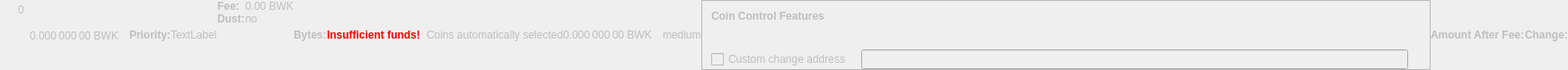
    <widget class="QWidget" name="dummyHideWidget" native="true">
     <property name="enabled">
      <bool>false</bool>
     </property>
     <property name="maximumSize">
      <size>
       <width>100</width>
       <height>22</height>
      </size>
     </property>
     <layout class="QHBoxLayout" name="dummyHideLayout">
      <property name="spacing">
       <number>0</number>
      </property>
      <property name="leftMargin">
       <number>0</number>
      </property>
      <property name="topMargin">
       <number>0</number>
      </property>
      <property name="rightMargin">
       <number>0</number>
      </property>
      <property name="bottomMargin">
       <number>0</number>
      </property>
      <item>
       <layout class="QFormLayout" name="formLayoutCoinControl1">
        <property name="horizontalSpacing">
         <number>10</number>
        </property>
        <property name="verticalSpacing">
         <number>14</number>
        </property>
        <property name="leftMargin">
         <number>10</number>
        </property>
        <property name="topMargin">
         <number>4</number>
        </property>
        <property name="rightMargin">
         <number>6</number>
        </property>
        <item row="0" column="1">
         <widget class="QLabel" name="labelCoinControlBytes">
          <property name="cursor">
           <cursorShape>IBeamCursor</cursorShape>
          </property>
          <property name="contextMenuPolicy">
           <enum>Qt::ActionsContextMenu</enum>
          </property>
          <property name="text">
           <string notr="true">0</string>
          </property>
          <property name="textInteractionFlags">
           <set>Qt::LinksAccessibleByMouse|Qt::TextSelectableByKeyboard|Qt::TextSelectableByMouse</set>
          </property>
         </widget>
        </item>
       </layout>
      </item>
      <item>
       <widget class="QLabel" name="labelCoinControlAfterFee">
        <property name="enabled">
         <bool>false</bool>
        </property>
        <property name="sizePolicy">
         <sizepolicy hsizetype="Fixed" vsizetype="Fixed">
          <horstretch>0</horstretch>
          <verstretch>0</verstretch>
         </sizepolicy>
        </property>
        <property name="minimumSize">
         <size>
          <width>111</width>
          <height>12</height>
         </size>
        </property>
        <property name="maximumSize">
         <size>
          <width>111</width>
          <height>12</height>
         </size>
        </property>
        <property name="cursor">
         <cursorShape>IBeamCursor</cursorShape>
        </property>
        <property name="contextMenuPolicy">
         <enum>Qt::ActionsContextMenu</enum>
        </property>
        <property name="text">
         <string notr="true">0.000 000 00 BWK</string>
        </property>
        <property name="textInteractionFlags">
         <set>Qt::LinksAccessibleByMouse|Qt::TextSelectableByKeyboard|Qt::TextSelectableByMouse</set>
        </property>
       </widget>
      </item>
      <item>
       <widget class="QLabel" name="labelCoinControlPriorityText">
        <property name="enabled">
         <bool>false</bool>
        </property>
        <property name="font">
         <font>
          <weight>75</weight>
          <bold>true</bold>
         </font>
        </property>
        <property name="text">
         <string>Priority:</string>
        </property>
       </widget>
      </item>
      <item>
       <layout class="QHBoxLayout" name="horizontalLayout">
        <item>
         <widget class="QLabel" name="WarningLabel">
          <property name="text">
           <string>TextLabel</string>
          </property>
         </widget>
        </item>
       </layout>
      </item>
      <item>
       <layout class="QFormLayout" name="formLayoutCoinControl3">
        <property name="horizontalSpacing">
         <number>0</number>
        </property>
        <property name="verticalSpacing">
         <number>0</number>
        </property>
        <property name="leftMargin">
         <number>0</number>
        </property>
        <property name="topMargin">
         <number>0</number>
        </property>
        <property name="rightMargin">
         <number>0</number>
        </property>
        <item row="0" column="0">
         <widget class="QLabel" name="labelCoinControlFeeText">
          <property name="enabled">
           <bool>false</bool>
          </property>
          <property name="font">
           <font>
            <weight>75</weight>
            <bold>true</bold>
           </font>
          </property>
          <property name="text">
           <string>Fee:</string>
          </property>
          <property name="margin">
           <number>0</number>
          </property>
         </widget>
        </item>
        <item row="0" column="1">
         <widget class="QLabel" name="labelCoinControlFee">
          <property name="enabled">
           <bool>false</bool>
          </property>
          <property name="cursor">
           <cursorShape>IBeamCursor</cursorShape>
          </property>
          <property name="contextMenuPolicy">
           <enum>Qt::ActionsContextMenu</enum>
          </property>
          <property name="text">
           <string notr="true">0.00 BWK</string>
          </property>
          <property name="textInteractionFlags">
           <set>Qt::LinksAccessibleByMouse|Qt::TextSelectableByKeyboard|Qt::TextSelectableByMouse</set>
          </property>
         </widget>
        </item>
        <item row="1" column="0">
         <widget class="QLabel" name="labelCoinControlLowOutputText">
          <property name="enabled">
           <bool>false</bool>
          </property>
          <property name="font">
           <font>
            <weight>75</weight>
            <bold>true</bold>
           </font>
          </property>
          <property name="text">
           <string>Dust:</string>
          </property>
         </widget>
        </item>
        <item row="1" column="1">
         <widget class="QLabel" name="labelCoinControlLowOutput">
          <property name="enabled">
           <bool>false</bool>
          </property>
          <property name="cursor">
           <cursorShape>IBeamCursor</cursorShape>
          </property>
          <property name="contextMenuPolicy">
           <enum>Qt::ActionsContextMenu</enum>
          </property>
          <property name="text">
           <string>no</string>
          </property>
          <property name="textInteractionFlags">
           <set>Qt::LinksAccessibleByMouse|Qt::TextSelectableByKeyboard|Qt::TextSelectableByMouse</set>
          </property>
         </widget>
        </item>
       </layout>
      </item>
      <item>
       <widget class="QLabel" name="labelCoinControlBytesText">
        <property name="enabled">
         <bool>false</bool>
        </property>
        <property name="font">
         <font>
          <weight>75</weight>
          <bold>true</bold>
         </font>
        </property>
        <property name="text">
         <string>Bytes:</string>
        </property>
       </widget>
      </item>
      <item>
       <layout class="QFormLayout" name="formLayoutCoinControl2">
        <property name="horizontalSpacing">
         <number>0</number>
        </property>
        <property name="verticalSpacing">
         <number>0</number>
        </property>
        <property name="leftMargin">
         <number>0</number>
        </property>
        <property name="topMargin">
         <number>0</number>
        </property>
        <property name="rightMargin">
         <number>0</number>
        </property>
       </layout>
      </item>
      <item>
       <layout class="QHBoxLayout" name="horizontalLayoutCoinControl2">
        <property name="spacing">
         <number>0</number>
        </property>
        <property name="bottomMargin">
         <number>0</number>
        </property>
       </layout>
      </item>
      <item>
       <widget class="QLabel" name="labelCoinControlInsuffFunds">
        <property name="enabled">
         <bool>false</bool>
        </property>
        <property name="minimumSize">
         <size>
          <width>0</width>
          <height>0</height>
         </size>
        </property>
        <property name="font">
         <font>
          <weight>75</weight>
          <bold>true</bold>
         </font>
        </property>
        <property name="styleSheet">
         <string notr="true">color:red;font-weight:bold;</string>
        </property>
        <property name="text">
         <string>Insufficient funds!</string>
        </property>
        <property name="margin">
         <number>5</number>
        </property>
       </widget>
      </item>
      <item>
       <layout class="QFormLayout" name="formLayoutCoinControl4">
        <property name="horizontalSpacing">
         <number>0</number>
        </property>
        <property name="verticalSpacing">
         <number>0</number>
        </property>
        <property name="leftMargin">
         <number>0</number>
        </property>
        <property name="topMargin">
         <number>0</number>
        </property>
        <property name="rightMargin">
         <number>0</number>
        </property>
       </layout>
      </item>
      <item>
       <widget class="QLabel" name="labelCoinControlChangeLabel">
        <property name="enabled">
         <bool>false</bool>
        </property>
        <property name="sizePolicy">
         <sizepolicy hsizetype="Preferred" vsizetype="Expanding">
          <horstretch>0</horstretch>
          <verstretch>0</verstretch>
         </sizepolicy>
        </property>
        <property name="minimumSize">
         <size>
          <width>0</width>
          <height>0</height>
         </size>
        </property>
        <property name="text">
         <string/>
        </property>
        <property name="margin">
         <number>3</number>
        </property>
       </widget>
      </item>
      <item>
       <widget class="QLabel" name="labelCoinControlAutomaticallySelected">
        <property name="enabled">
         <bool>false</bool>
        </property>
        <property name="sizePolicy">
         <sizepolicy hsizetype="Fixed" vsizetype="Fixed">
          <horstretch>0</horstretch>
          <verstretch>0</verstretch>
         </sizepolicy>
        </property>
        <property name="minimumSize">
         <size>
          <width>0</width>
          <height>0</height>
         </size>
        </property>
        <property name="maximumSize">
         <size>
          <width>240</width>
          <height>16777215</height>
         </size>
        </property>
        <property name="text">
         <string>Coins automatically selected</string>
        </property>
        <property name="margin">
         <number>5</number>
        </property>
       </widget>
      </item>
      <item>
       <widget class="QLabel" name="labelCoinControlChange">
        <property name="enabled">
         <bool>false</bool>
        </property>
        <property name="sizePolicy">
         <sizepolicy hsizetype="Fixed" vsizetype="Fixed">
          <horstretch>0</horstretch>
          <verstretch>0</verstretch>
         </sizepolicy>
        </property>
        <property name="minimumSize">
         <size>
          <width>111</width>
          <height>0</height>
         </size>
        </property>
        <property name="maximumSize">
         <size>
          <width>111</width>
          <height>16777215</height>
         </size>
        </property>
        <property name="cursor">
         <cursorShape>IBeamCursor</cursorShape>
        </property>
        <property name="contextMenuPolicy">
         <enum>Qt::ActionsContextMenu</enum>
        </property>
        <property name="text">
         <string notr="true">0.000 000 00 BWK</string>
        </property>
        <property name="textInteractionFlags">
         <set>Qt::LinksAccessibleByMouse|Qt::TextSelectableByKeyboard|Qt::TextSelectableByMouse</set>
        </property>
       </widget>
      </item>
      <item>
       <widget class="QLabel" name="labelCoinControlPriority">
        <property name="enabled">
         <bool>false</bool>
        </property>
        <property name="cursor">
         <cursorShape>IBeamCursor</cursorShape>
        </property>
        <property name="contextMenuPolicy">
         <enum>Qt::ActionsContextMenu</enum>
        </property>
        <property name="text">
         <string>medium</string>
        </property>
        <property name="textInteractionFlags">
         <set>Qt::LinksAccessibleByMouse|Qt::TextSelectableByKeyboard|Qt::TextSelectableByMouse</set>
        </property>
       </widget>
      </item>
      <item>
       <widget class="QFrame" name="frameCoinControl">
        <property name="sizePolicy">
         <sizepolicy hsizetype="Expanding" vsizetype="Expanding">
          <horstretch>0</horstretch>
          <verstretch>0</verstretch>
         </sizepolicy>
        </property>
        <property name="maximumSize">
         <size>
          <width>16777215</width>
          <height>16777215</height>
         </size>
        </property>
        <property name="frameShape">
         <enum>QFrame::StyledPanel</enum>
        </property>
        <property name="frameShadow">
         <enum>QFrame::Sunken</enum>
        </property>
        <layout class="QVBoxLayout" name="verticalLayoutCoinControl2_2">
         <property name="spacing">
          <number>0</number>
         </property>
         <property name="leftMargin">
          <number>0</number>
         </property>
         <property name="topMargin">
          <number>0</number>
         </property>
         <property name="rightMargin">
          <number>0</number>
         </property>
         <property name="bottomMargin">
          <number>0</number>
         </property>
         <item>
          <layout class="QVBoxLayout" name="verticalLayoutCoinControl" stretch="0,0,0,1">
           <property name="spacing">
            <number>0</number>
           </property>
           <property name="leftMargin">
            <number>10</number>
           </property>
           <property name="topMargin">
            <number>10</number>
           </property>
           <item>
            <layout class="QHBoxLayout" name="horizontalLayoutCoinControl1">
             <property name="bottomMargin">
              <number>15</number>
             </property>
             <item>
              <widget class="QLabel" name="labelCoinControlFeatures">
               <property name="enabled">
                <bool>false</bool>
               </property>
               <property name="sizePolicy">
                <sizepolicy hsizetype="Preferred" vsizetype="Maximum">
                 <horstretch>0</horstretch>
                 <verstretch>0</verstretch>
                </sizepolicy>
               </property>
               <property name="font">
                <font>
                 <weight>75</weight>
                 <bold>true</bold>
                </font>
               </property>
               <property name="styleSheet">
                <string notr="true">font-weight:bold;</string>
               </property>
               <property name="text">
                <string>Coin Control Features</string>
               </property>
              </widget>
             </item>
            </layout>
           </item>
           <item>
            <widget class="QWidget" name="widgetCoinControl" native="true">
             <property name="sizePolicy">
              <sizepolicy hsizetype="Preferred" vsizetype="Preferred">
               <horstretch>0</horstretch>
               <verstretch>0</verstretch>
              </sizepolicy>
             </property>
             <property name="minimumSize">
              <size>
               <width>0</width>
               <height>0</height>
              </size>
             </property>
             <property name="styleSheet">
              <string notr="true"/>
             </property>
             <layout class="QHBoxLayout" name="horizontalLayoutCoinControl5_2">
              <property name="leftMargin">
               <number>0</number>
              </property>
              <property name="topMargin">
               <number>0</number>
              </property>
              <property name="rightMargin">
               <number>0</number>
              </property>
              <property name="bottomMargin">
               <number>0</number>
              </property>
              <item>
               <layout class="QHBoxLayout" name="horizontalLayoutCoinControl3">
                <property name="spacing">
                 <number>20</number>
                </property>
                <property name="topMargin">
                 <number>0</number>
                </property>
                <property name="bottomMargin">
                 <number>10</number>
                </property>
               </layout>
              </item>
             </layout>
            </widget>
           </item>
           <item>
            <layout class="QHBoxLayout" name="horizontalLayoutCoinControl4" stretch="0,0,0">
             <property name="spacing">
              <number>12</number>
             </property>
             <property name="sizeConstraint">
              <enum>QLayout::SetDefaultConstraint</enum>
             </property>
             <property name="topMargin">
              <number>5</number>
             </property>
             <property name="rightMargin">
              <number>5</number>
             </property>
             <item>
              <widget class="QCheckBox" name="checkBoxCoinControlChange">
               <property name="enabled">
                <bool>false</bool>
               </property>
               <property name="toolTip">
                <string>If this is activated, but the change address is empty or invalid, change will be sent to a newly generated address.</string>
               </property>
               <property name="text">
                <string>Custom change address</string>
               </property>
              </widget>
             </item>
             <item>
              <widget class="QValidatedLineEdit" name="lineEditCoinControlChange">
               <property name="enabled">
                <bool>false</bool>
               </property>
               <property name="sizePolicy">
                <sizepolicy hsizetype="Expanding" vsizetype="Fixed">
                 <horstretch>0</horstretch>
                 <verstretch>0</verstretch>
                </sizepolicy>
               </property>
              </widget>
             </item>
             <item>
              <widget class="QLabel" name="labelCoinControlChangeLabel_2">
               <property name="sizePolicy">
                <sizepolicy hsizetype="Preferred" vsizetype="Expanding">
                 <horstretch>0</horstretch>
                 <verstretch>0</verstretch>
                </sizepolicy>
               </property>
               <property name="minimumSize">
                <size>
                 <width>0</width>
                 <height>0</height>
                </size>
               </property>
               <property name="text">
                <string/>
               </property>
               <property name="margin">
                <number>3</number>
               </property>
              </widget>
             </item>
            </layout>
           </item>
           <item>
            <spacer name="verticalSpacerCoinControl">
             <property name="orientation">
              <enum>Qt::Vertical</enum>
             </property>
             <property name="sizeHint" stdset="0">
              <size>
               <width>800</width>
               <height>1</height>
              </size>
             </property>
            </spacer>
           </item>
          </layout>
         </item>
        </layout>
       </widget>
      </item>
      <item>
       <widget class="QLabel" name="labelCoinControlAfterFeeText">
        <property name="enabled">
         <bool>false</bool>
        </property>
        <property name="minimumSize">
         <size>
          <width>0</width>
          <height>0</height>
         </size>
        </property>
        <property name="maximumSize">
         <size>
          <width>16777215</width>
          <height>16777215</height>
         </size>
        </property>
        <property name="font">
         <font>
          <weight>75</weight>
          <bold>true</bold>
         </font>
        </property>
        <property name="text">
         <string>Amount After Fee:</string>
        </property>
        <property name="alignment">
         <set>Qt::AlignLeading|Qt::AlignLeft|Qt::AlignVCenter</set>
        </property>
        <property name="margin">
         <number>0</number>
        </property>
       </widget>
      </item>
      <item>
       <widget class="QLabel" name="labelCoinControlChangeText">
        <property name="enabled">
         <bool>false</bool>
        </property>
        <property name="sizePolicy">
         <sizepolicy hsizetype="Preferred" vsizetype="Preferred">
          <horstretch>0</horstretch>
          <verstretch>0</verstretch>
         </sizepolicy>
        </property>
        <property name="minimumSize">
         <size>
          <width>0</width>
          <height>0</height>
         </size>
        </property>
        <property name="maximumSize">
         <size>
          <width>16777215</width>
          <height>16777215</height>
         </size>
        </property>
        <property name="font">
         <font>
          <weight>75</weight>
          <bold>true</bold>
         </font>
        </property>
        <property name="text">
         <string>Change:</string>
        </property>
        <property name="alignment">
         <set>Qt::AlignLeading|Qt::AlignLeft|Qt::AlignVCenter</set>
        </property>
       </widget>
      </item>
     </layout>
    </widget>
